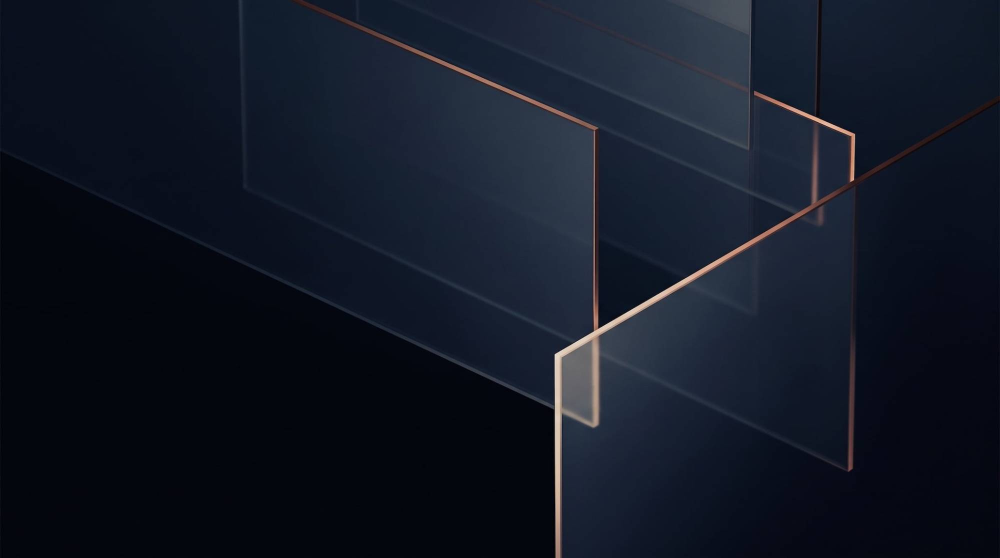
#> input picture eig-day2/brand/bg-glass-copper.jpg, 2000 x 1116 px (shown at 1/2 size)
$ python slice.py ../brand/bg-glass-copper.jpg ../brand/bg-skyline-dusk.webp 5 1.0
#> lines starting #> are read from the running program, lines starting #| are printed output that depends on the picture
# Slice a tall screenshot into N columns side by side for review: python3 slice.py in.png out.png N scale
import sys
from PIL import Image
src, dst, n, sc = sys.argv[1], sys.argv[2], int(sys.argv[3]), float(sys.argv[4])
im = Image.open(src); w, h = im.size; step = -(-h // n)
#> further down, im is the input picture: PIL image 2000x1116 RGB; mean R, G, B 18.1, 23.9, 36.7
#> after `w, h = im.size`: w = 2000; h = 1116
#> after `step = -(-h // n)`: step = 224
cols = [im.crop((0, i * step, w, min(h, (i + 1) * step))) for i in range(n)]
#> cols = 5 items
W, H = int(w * sc), int(step * sc)
#> W = 2000; H = 224
out = Image.new('RGB', (W * n + 10 * (n - 1), H), (255, 0, 255))
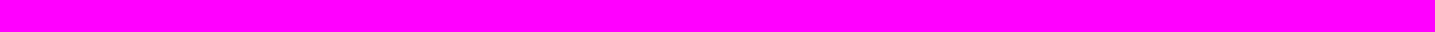
#> out: PIL image 10040x224 RGB (shown at 1/7 size); mean R, G, B 255, 0, 255
for i, c in enumerate(cols):
    out.paste(c.resize((W, int(c.height * sc))), (i * (W + 10), 0))
#> this loop made 5 passes
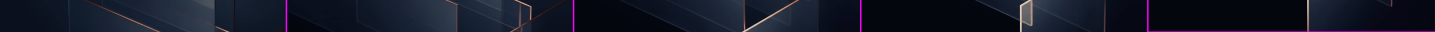
#> out: PIL image 10040x224 RGB (shown at 1/7 size); mean R, G, B 19.9, 23.8, 38.3
out.save(dst)
